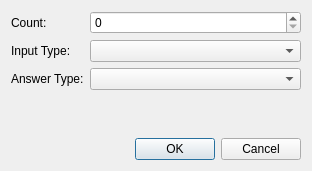
<?xml version="1.0" encoding="UTF-8"?>
<ui version="4.0">
 <class>TestEditor</class>
 <widget class="QDialog" name="TestEditor">
  <property name="geometry">
   <rect>
    <x>0</x>
    <y>0</y>
    <width>312</width>
    <height>171</height>
   </rect>
  </property>
  <property name="windowTitle">
   <string>Dialog</string>
  </property>
  <layout class="QVBoxLayout" name="verticalLayout">
   <item>
    <layout class="QFormLayout" name="formLayout">
     <item row="0" column="0">
      <widget class="QLabel" name="countLabel">
       <property name="text">
        <string>Count:</string>
       </property>
      </widget>
     </item>
     <item row="0" column="1">
      <widget class="QSpinBox" name="countSpinBox"/>
     </item>
     <item row="1" column="0">
      <widget class="QLabel" name="inputTypeLabel">
       <property name="text">
        <string>Input Type:</string>
       </property>
      </widget>
     </item>
     <item row="1" column="1">
      <widget class="QComboBox" name="inputTypeComboBox"/>
     </item>
     <item row="2" column="0">
      <widget class="QLabel" name="answerTypeLabel">
       <property name="text">
        <string>Answer Type:</string>
       </property>
      </widget>
     </item>
     <item row="2" column="1">
      <widget class="QComboBox" name="answerTypeComboBox"/>
     </item>
    </layout>
   </item>
   <item>
    <widget class="QDialogButtonBox" name="buttonBox">
     <property name="orientation">
      <enum>Qt::Horizontal</enum>
     </property>
     <property name="standardButtons">
      <set>QDialogButtonBox::Cancel|QDialogButtonBox::Ok</set>
     </property>
    </widget>
   </item>
  </layout>
 </widget>
 <resources/>
 <connections>
  <connection>
   <sender>buttonBox</sender>
   <signal>accepted()</signal>
   <receiver>TestEditor</receiver>
   <slot>accept()</slot>
   <hints>
    <hint type="sourcelabel">
     <x>248</x>
     <y>254</y>
    </hint>
    <hint type="destinationlabel">
     <x>157</x>
     <y>274</y>
    </hint>
   </hints>
  </connection>
  <connection>
   <sender>buttonBox</sender>
   <signal>rejected()</signal>
   <receiver>TestEditor</receiver>
   <slot>reject()</slot>
   <hints>
    <hint type="sourcelabel">
     <x>316</x>
     <y>260</y>
    </hint>
    <hint type="destinationlabel">
     <x>286</x>
     <y>274</y>
    </hint>
   </hints>
  </connection>
 </connections>
</ui>
